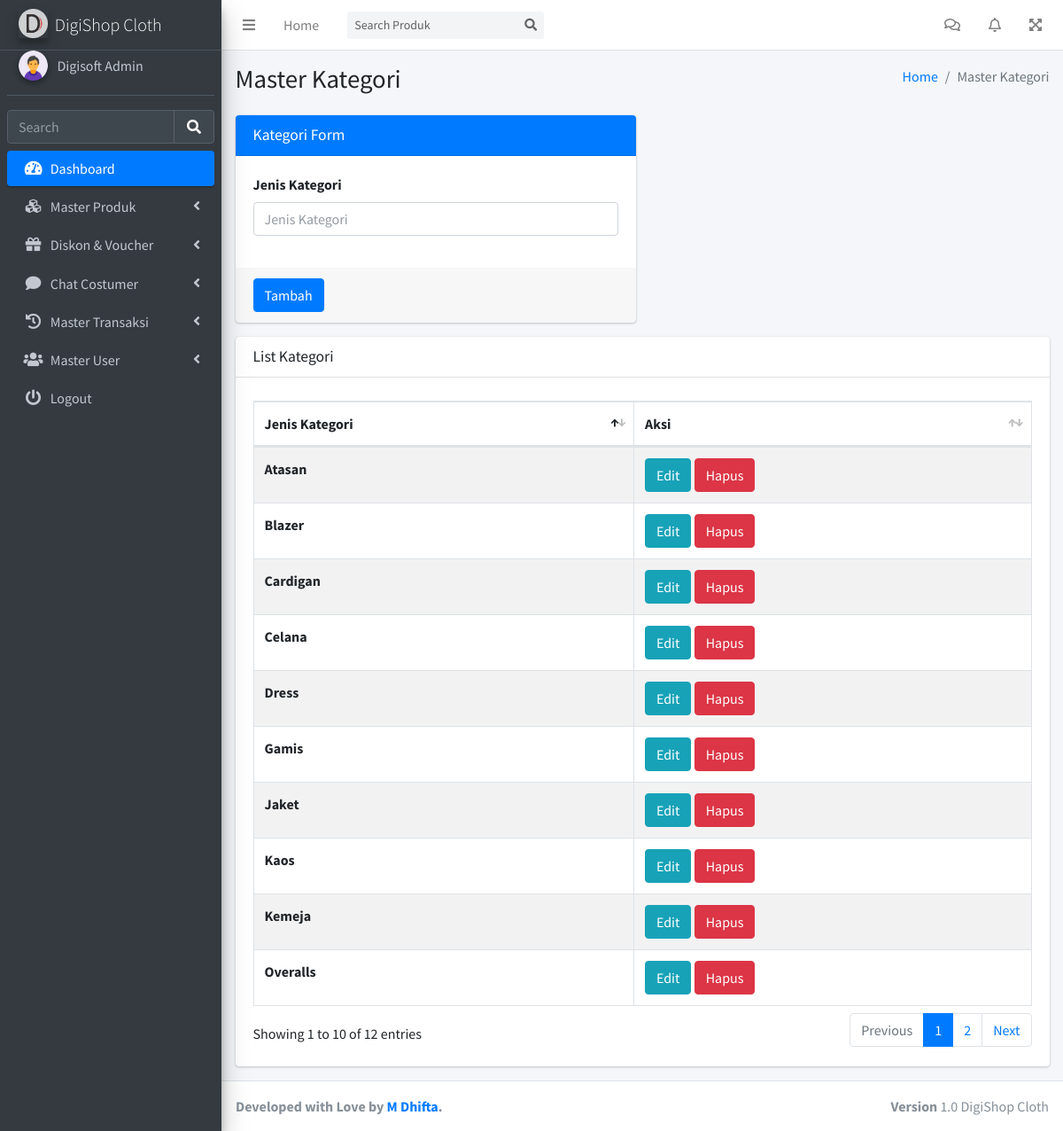
Page /admin/masterKategori.php (signed in) on the committed database.
### tables this page shows
CREATE TABLE `tb_user` (
  `id_user` int(11) NOT NULL,
  `fname` varchar(144) NOT NULL,
  `lname` varchar(144) DEFAULT NULL,
  `telephone` varchar(144) NOT NULL,
  `saldo` int(11) NOT NULL,
  `email` varchar(144) NOT NULL,
  `password` varchar(144) NOT NULL,
  `roles` enum('0','1','2') NOT NULL,
  `status` enum('0','1') NOT NULL
);

CREATE TABLE `tb_kategori` (
  `id_kategori` int(11) NOT NULL,
  `jenis_kategori` varchar(144) NOT NULL,
  `status` enum('0','1') NOT NULL
);

### admin/masterKategori.php (the view, shortened to what this page needs)
<?php include '../config/config.php'; ?>
<!DOCTYPE html>
<html lang="en">
<head>
  <?php include 'asset/css.php'; ?>
</head>
<body class="hold-transition sidebar-mini layout-fixed layout-navbar-fixed layout-footer-fixed">
  <div class="wrapper">
    <?php include 'asset/navbar.php'; ?>
    <?php include 'asset/sidebar.php'; ?>
    <div class="content-wrapper">
      <div class="content-header">
        <div class="container-fluid">
          <div class="row mb-2">
            <div class="col-sm-6">
              <h1 class="m-0">Master Kategori</h1>
            </div>
            <div class="col-sm-6">
              <ol class="breadcrumb float-sm-right">
                <li class="breadcrumb-item"><a href="#">Home</a></li>
                <li class="breadcrumb-item active">Master Kategori</li>
              </ol>
            </div>
          </div>
        </div>
      </div>
      <section class="content">
        <div class="container-fluid">
          <div class="row">
            <div class="col-md-6">
              <div class="card card-primary">
                <div class="card-header">
                  <h3 class="card-title">Kategori Form</h3>
                </div>
                <?php if (isset($_GET['id'])): ?>
                  <form action="backend/kategori/editKategori.php" method="post">
                    <?php
                    $query = $mysqli->query("SELECT * FROM tb_kategori WHERE id_kategori='$_GET[id]'");
                    $value = $query->fetch_object();
                     ?>
                    <div class="card-body">
                      <div class="form-group">
                        <label for="exampleInputEmail1">Jenis Kategori</label>
                        <input type="text" name="jenis_kategori" class="form-control" id="exampleInputEmail1" value="<?= $value->jenis_kategori; ?>" required>
                        <input type="hidden" name="id" value="<?= $_GET['id']; ?>">
                      </div>
                    </div>
                    <div class="card-footer">
                      <button type="submit" class="btn btn-primary">Ubah</button>
                    </div>
                  </form>
                <?php else: ?>
                  <form action="backend/kategori/addKategori.php" method="post">
                    <div class="card-body">
                      <div class="form-group">
                        <label for="exampleInputEmail1">Jenis Kategori</label>
                        <input type="text" name="jenis_kategori" class="form-control" id="exampleInputEmail1" placeholder="Jenis Kategori" required>
                      </div>
                    </div>
                    <div class="card-footer">
                      <button type="submit" class="btn btn-primary">Tambah</button>
                    </div>
                  </form>
                <?php endif; ?>
              </div>
            </div>
            <div class="col-12">
              <div class="card">
                <div class="card-header">
                  <h3 class="card-title">List Kategori</h3>
                </div>
                <div class="card-body">
                  <table id="example2" class="table table-bordered table-striped">
                    <thead>
                      <tr>
                        <th>Jenis Kategori</th>
                        <th>Aksi</th>
                      </tr>
                    </thead>
                    <tbody>
                      <?php $query = $mysqli->query("SELECT * FROM tb_kategori WHERE status='0'"); ?>
                      <?php while ($value = $query->fetch_object()) { ?>
                      <tr>
                        <td><b><?= $value->jenis_kategori; ?></b></td>
                        <td>
                          <a href="masterKategori.php?id=<?= $value->id_kategori; ?>" class="btn btn-info">Edit</a>
                          <a href="backend/kategori/deleteKategori.php?id=<?= $value->id_kategori; ?>" class="btn btn-danger">Hapus</a>
                        </td>
                      </tr>
                    <?php } ?>
                    </tbody>
                  </table>
                </div>
              </div>
            </div>
          </div>
        </div>
      </section>
    </div>
    <?php include 'asset/footer.php'; ?>
  </div>
</body>
</html>

### admin/asset/sidebar.php (shortened to what this page needs)
<?php
$query = $mysqli->query("SELECT * FROM tb_user WHERE id_user='$_SESSION[id_user]'");
$user = $query->fetch_object();
 ?>
<aside class="main-sidebar sidebar-dark-primary elevation-4">
  <a href="dashboard.php" class="brand-link">
    <img src="../vendor/assets/logo.png" alt="AdminLTE Logo" class="brand-image elevation-3" style="opacity: .8">
    <span class="brand-text font-weight-light">DigiShop Cloth</span>
  </a>
  <div class="sidebar">
    <div class="user-panel mt-3 pb-3 mb-3 d-flex">
      <div class="image">
        <img src="../vendor/assets/user.png" class="img-circle elevation-2" alt="User Image">
      </div>
      <div class="info">
        <a href="#" class="d-block"><?= $user->fname; ?> <?= $user->lname; ?></a>
      </div>
    </div>
    <form class="" action="search.php" method="post">
      <div class="form-inline">
        <div class="input-group" data-widget="sidebar-search">
          <input class="form-control form-control-sidebar" name="search" type="search" placeholder="Search" aria-label="Search">
          <div class="input-group-append">
            <button class="btn btn-sidebar" type="submit">
              <i class="fas fa-search fa-fw"></i>
            </button>
          </div>
        </div>
      </div>
    </form>
    <nav class="mt-2">
      <ul class="nav nav-pills nav-sidebar flex-column" data-widget="treeview" role="menu" data-accordion="false">
        <li class="nav-item menu-open">
          <a href="dashboard.php" class="nav-link active">
            <i class="nav-icon fas fa-tachometer-alt"></i>
            <p>
              Dashboard
            </p>
          </a>
        </li>
        <li class="nav-item">
          <a href="addProduk.php" class="nav-link">
            <i class="nav-icon fas fa-cubes"></i>
            <p>
              Master Produk
              <i class="fas fa-angle-left right"></i>
            </p>
          </a>
        </li>
        <li class="nav-item">
          <a href="#" class="nav-link">
            <i class="nav-icon fas fa-gift"></i>
            <p>
              Diskon & Voucher
              <i class="right fas fa-angle-left"></i>
            </p>
          </a>
        </li>
        <li class="nav-item">
          <a href="#" class="nav-link">
            <i class="nav-icon fas fa-comment"></i>
            <p>
              Chat Costumer
              <i class="fas fa-angle-left right"></i>
            </p>
          </a>
        </li>
        <li class="nav-item">
          <a href="#" class="nav-link">
            <i class="nav-icon fas fa-history"></i>
            <p>
              Master Transaksi
              <i class="fas fa-angle-left right"></i>
            </p>
          </a>
        </li>
        <li class="nav-item">
          <a href="#" class="nav-link">
            <i class="nav-icon fas fa-users"></i>
            <p>
              Master User
              <i class="fas fa-angle-left right"></i>
            </p>
          </a>
        </li>
        <li class="nav-item">
          <a href="backend/logout.php" class="nav-link">
            <i class="nav-icon fas fa-power-off"></i>
            <p>
              Logout
            </p>
          </a>
        </li>
      </ul>
    </nav>
  </div>
</aside>

### rows in the picture
tb_user: fname "Digisoft", lname "Admin"
tb_kategori: jenis_kategori "Celana"
tb_kategori: jenis_kategori "Jaket"
tb_kategori: jenis_kategori "Dress"
tb_kategori: jenis_kategori "Overalls"
tb_kategori: jenis_kategori "Gamis"
tb_kategori: jenis_kategori "Kemeja"
tb_kategori: jenis_kategori "Kaos"
tb_kategori: jenis_kategori "Cardigan"
tb_kategori: jenis_kategori "Blazer"
tb_kategori: jenis_kategori "Atasan"
